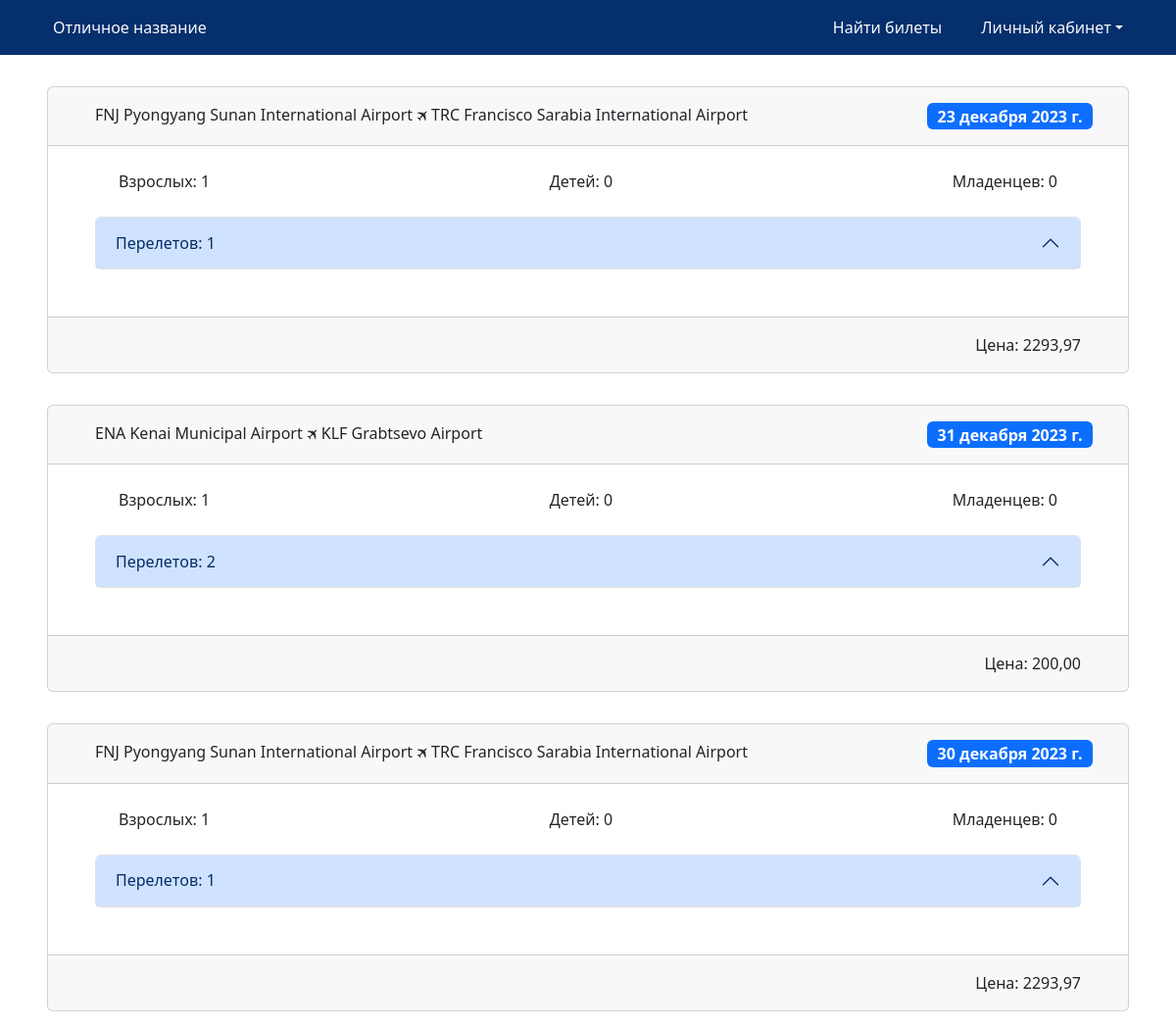
Page /ticket_paid/tsoyi/ on the committed database.
### main/models.py (models this page shows, shortened)
class Ticket(models.Model):
    class Meta:
        verbose_name = 'Билет'
        verbose_name_plural = 'Билеты'
    profile = models.ForeignKey(Profile, on_delete=models.CASCADE, verbose_name='Профиль')
    flights = models.ManyToManyField('Flight', verbose_name='Полет', blank=True)
    num_stops = models.IntegerField('Кол-во пересадок', null=True)
    ad = models.IntegerField('Кол-во взрослых', null=True)
    ch = models.IntegerField('Кол-во детей', null=True)
    inf = models.IntegerField('Кол-во младенцев', null=True)
    date = models.DateField('Дата', null=True, blank=True)
    price = models.DecimalField('Цена', max_digits=9, decimal_places=2, default=0, null=True)
    paid = models.BooleanField('Оплачен', default=False)
    pend_flights = []

class Flight(models.Model):
    class Meta:
        verbose_name = 'Полет'
        verbose_name_plural = 'Полеты'
    from_airport = models.ForeignKey(Airport, on_delete=models.CASCADE, verbose_name='Из', related_name='from_airport',
                                     null=True)
    to_airport = models.ForeignKey(Airport, on_delete=models.CASCADE, verbose_name='В', related_name='to_airport',
                                   null=True)
    airline = models.ForeignKey(Airline, on_delete=models.CASCADE, verbose_name='Авиакомпания', null=True)
    price = models.DecimalField('Цена', max_digits=9, decimal_places=2, default=0)

class Airport(models.Model):
    code = models.CharField(verbose_name='Код', max_length=20)
    name = models.CharField(verbose_name='Название', max_length=60)

### main/views.py (the view)
# urls.py: path('ticket_paid/<str:username>/', ShowTicketPaid.as_view(), name='tick_paid'),
class ShowTicketPaid(ListView):
    model = Ticket
    template_name = 'user/ticket.html'
    context_object_name = 'tickets'
    def get_queryset(self):
        username = self.kwargs.get('username')
        user = get_object_or_404(User, username=username)
        ticket = user.profile.ticket_set.all().filter(paid=True)
        return ticket

### templates/user/ticket.html (shortened to what this page needs)
{% extends 'main/base.html' %}
{% block body %}
    {% for flight in tickets %}
        {% if flight %}
            <div class="pt-3 pb-3">
                <div class="card">
                    <div class="card-header p-3 px-5">
                        <div class="row">
                            <div class="col">
                                {% with first=flight.flights.all|first %}{{ first.from_airport.code }}
                                    {{ first.from_airport.name }}{% endwith %}
                                🛪
                                {% for foo in flight.flights.all %}
                                    {% if forloop.last %}
                                        {{ foo.to_airport.code }}
                                        {{ foo.to_airport.name }}
                                    {% endif %}
                                {% endfor %}
                            </div>
                            <div class="col-auto badge bg-primary fs-6">
                                {{ flight.date }}
                            </div>
                        </div>
                    </div>
                    <div class="card-body p-5 pt-4">
                        <div class="row px-4">
                            <div class="col-auto">
                                Взрослых: {{ flight.ad }}
                            </div>
                            <div class="col text-center">
                                Детей: {{ flight.ch }}
                            </div>
                            <div class=" col-auto ">
                                Младенцев: {{ flight.inf }}
                            </div>
                        </div>
                        <div class="accordion pt-4" id="accordionExample">
                            <div class="accordion-item">
                                <h2 class="accordion-header">
                                    <button class="accordion-button" type="button" data-bs-toggle="collapse"
                                            data-bs-target="#collapseOne" aria-expanded="true"
                                            aria-controls="collapseOne">
                                        Перелетов: {{ flight.num_stops|add:1 }}
                                    </button>
                                </h2>
                            </div>
                        </div>
                    </div>
                    <div class="card-footer px-5 py-3">
                        <div class="row">
                            <div class="col"><br>
                            </div>
                            <div class="col-auto">
                                Цена: {{ flight.price }}
                            </div>
                        </div>
                    </div>
                </div>
            </div>
        {% endif %}
    {% empty %}
        *звук сверчков*
    {% endfor %}
{% endblock %}

### templates/main/base.html (shortened to what this page needs)
<!doctype html>
<html lang="en">
<head>
    <link href="https://cdn.jsdelivr.net/npm/bootstrap@5.3.2/dist/css/bootstrap.min.css" rel="stylesheet"
>
</head>
<link rel="stylesheet" href="https://cdn.jsdelivr.net/npm/bootstrap-icons@1.8.1/font/bootstrap-icons.css">
<body>
<div class="navbar fixed-top navbar-expand mx-0 px-2" style="background-color: #052f6d">
<div class="container px-3">
    <ul class="navbar-nav">
        <li class="nav-item">
            <a class="nav-link link-light" href="{% url 'main' %}">Отличное название</a>
        </li>
    </ul>
    <ul class="navbar-nav">
        <li class="nav-item ">
            <a class="nav-link link-light" href="{% url 'search_tick' %}">Найти билеты</a>
        </li>
        <li class="nav-item dropdown">
            <a class="nav-link dropdown-toggle link-light ms-4" data-bs-toggle="dropdown" href="#" role="button" aria-expanded="false">Личный
                кабинет</a>
        </li>
    </ul>
</div>
</div>
<div class="mt-5 pt-4 px-5">
    {% block body %}{% endblock %}
</div>
</body>

### rows in the picture
Ticket: flights.from_airport.code "FNJ", flights.from_airport.name "Pyongyang Sunan International Airport", date "23 декабря 2023 г.", ad "1", ch "0", inf "0", num_stops|add "1", price "2293,97"
Flight: to_airport.code "TRC", to_airport.name "Francisco Sarabia International Airport"
Ticket: flights.from_airport.code "ENA", flights.from_airport.name "Kenai Municipal Airport", date "31 декабря 2023 г.", ad "1", ch "0", inf "0", num_stops|add "2", price "200,00"
Flight: to_airport.code "KLF", to_airport.name "Grabtsevo Airport"
Ticket: flights.from_airport.code "FNJ", flights.from_airport.name "Pyongyang Sunan International Airport", date "30 декабря 2023 г.", ad "1", ch "0", inf "0", num_stops|add "1", price "2293,97"
